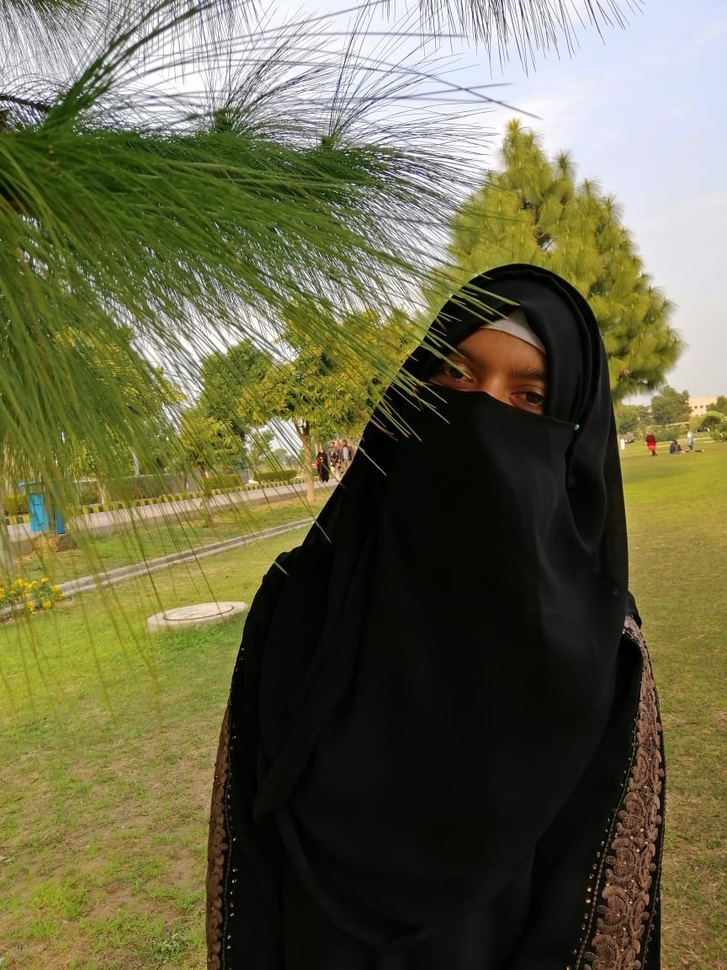
#> input picture resources/img1.jpeg, 727 x 970 px, shrunk from 864 x 1152 before the run, found by its file name
$ python 18-Chapter_18.py
#> lines starting #> are read from the running program, lines starting #| are printed output that depends on the picture
#perform histogram equalization on an image.
#Histogram equalization is a technique for adjusting the contrast of an image by modifying its histogram

from __future__ import print_function
import cv2 as cv
import argparse
parser = argparse.ArgumentParser(description='Code for Histogram Equalization tutorial.')
parser.add_argument('--input', help='reources/', default='img1.jpeg')
args = parser.parse_args()
src = cv.imread(cv.samples.findFile(args.input))
#> src is the input picture: shape (970, 727, 3); mean B, G, R 72.1, 102.6, 104
if src is None:
    print('Could not open or find the image:', args.input)
    exit(0)
src = cv.cvtColor(src, cv.COLOR_BGR2GRAY)
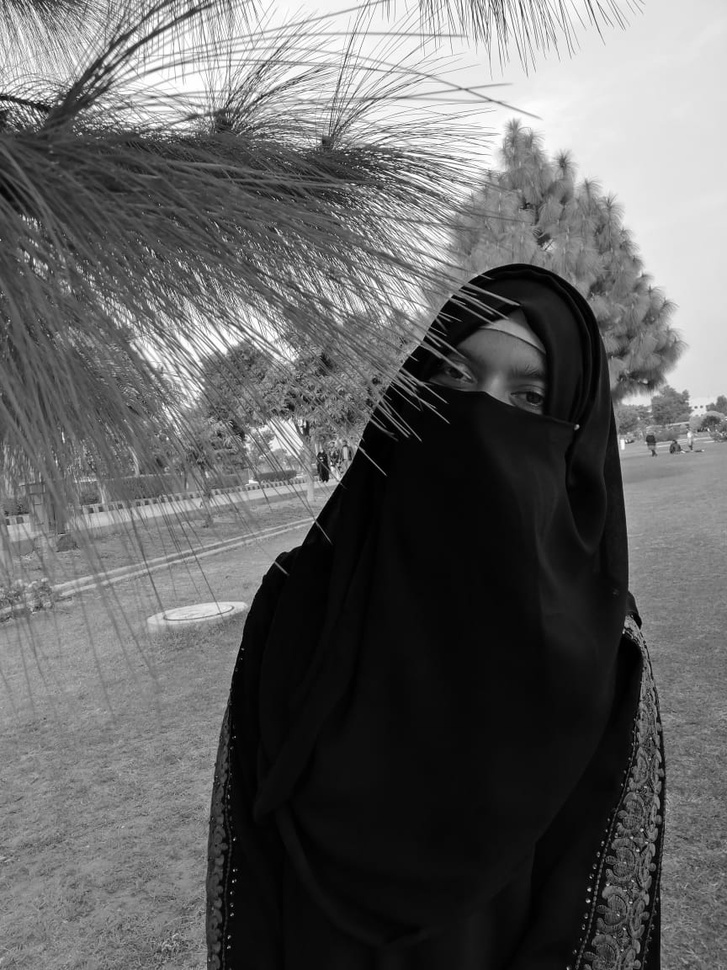
#> src: shape (970, 727); min 0, max 255, mean 99.5
dst = cv.equalizeHist(src)
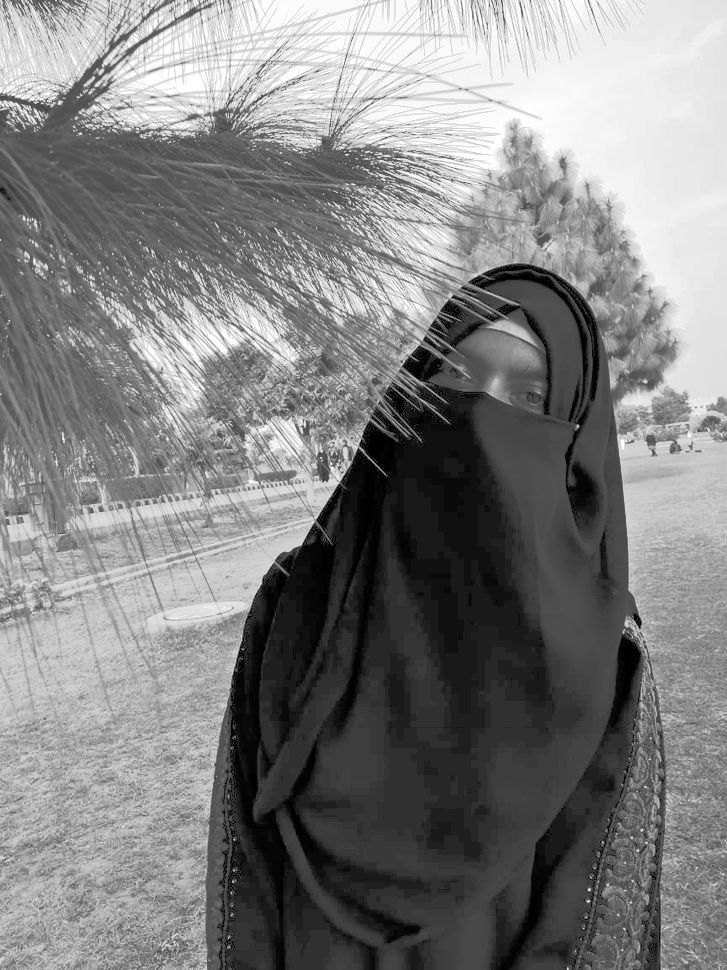
#> dst: shape (970, 727); min 0, max 255, mean 128.6
cv.imshow('Source image', src)
cv.imshow('Equalized Image', dst)
cv.waitKey()

$ run again, with resources/sehrish.jpg copied over resources/img1.jpeg
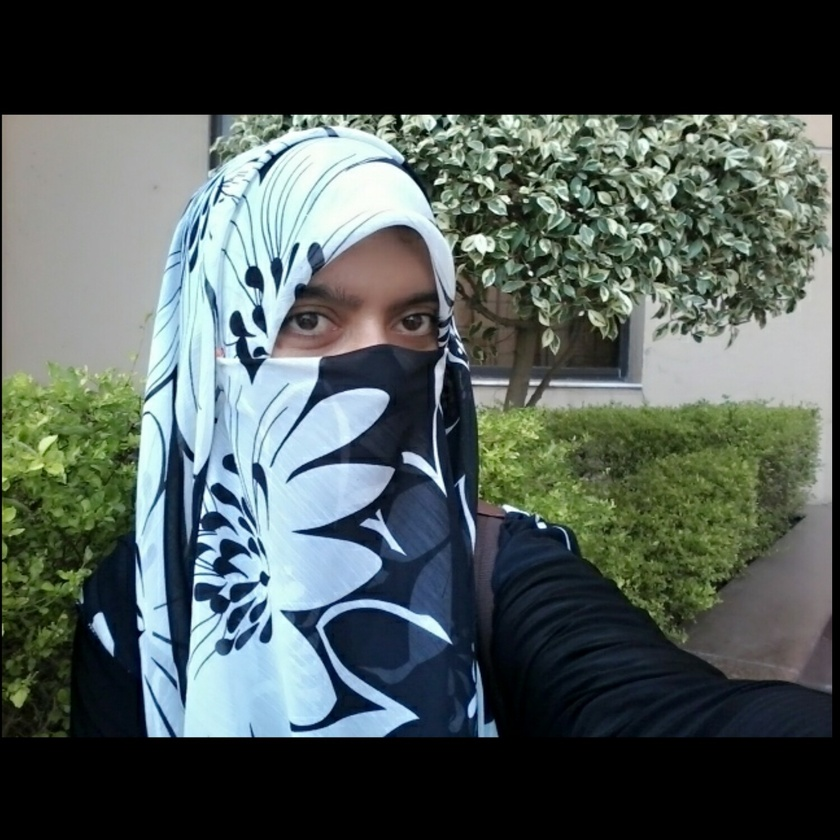
#> input picture resources/sehrish.jpg, 840 x 840 px, shrunk from 1500 x 1500 before the run, found by its file name
#> src is the input picture: shape (840, 840, 3); mean B, G, R 85.6, 88.8, 78.4
#> `src = cv.cvtColor(src, cv.COLOR_BGR2GRAY)`:
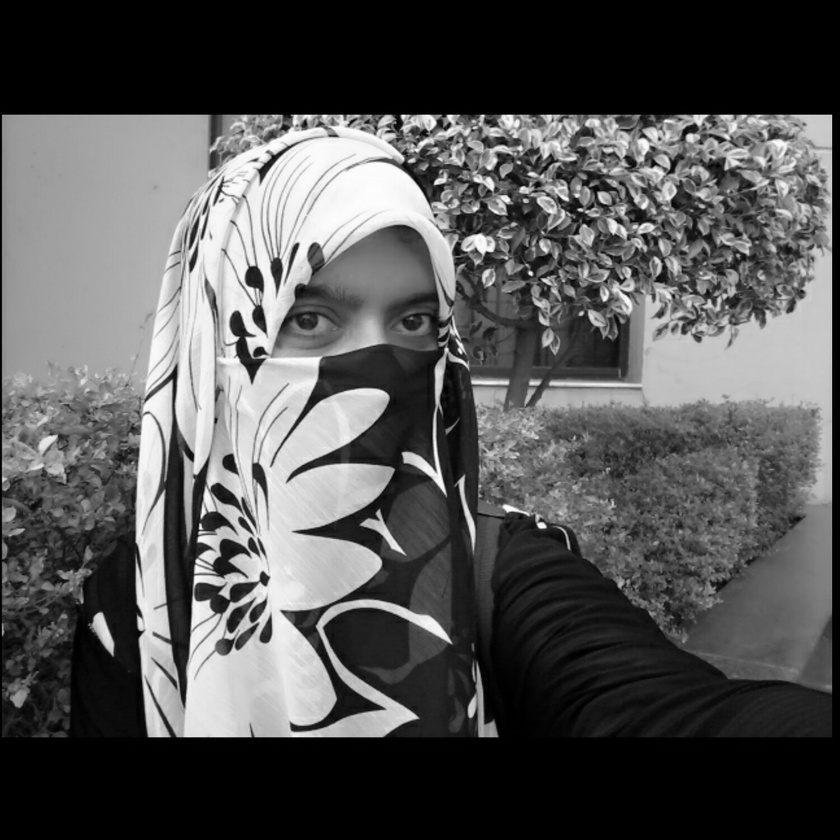
#> src: shape (840, 840); min 0, max 255, mean 85.3
#> `dst = cv.equalizeHist(src)`:
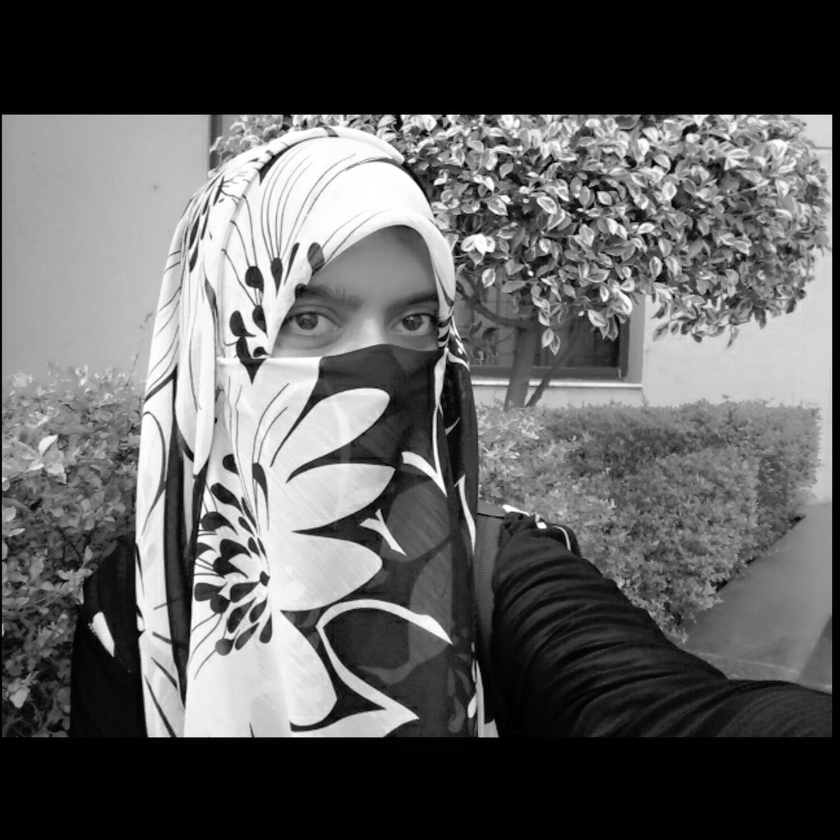
#> dst: shape (840, 840); min 0, max 255, mean 95.3
